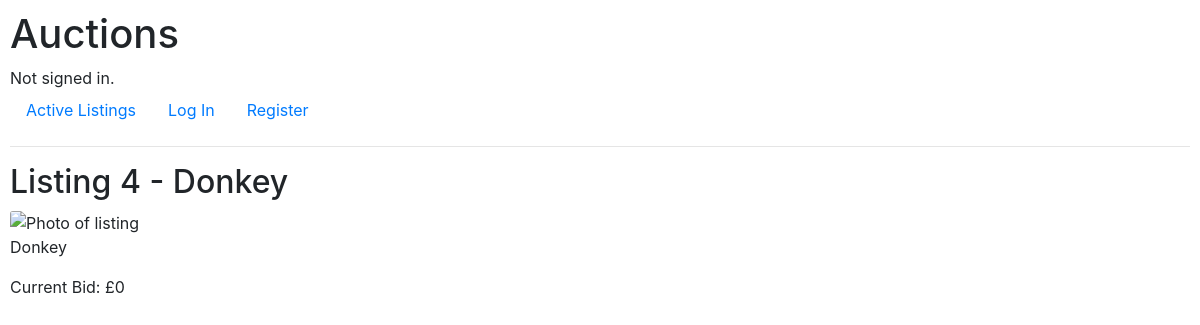
The app's page /listing/Donkey, older data.
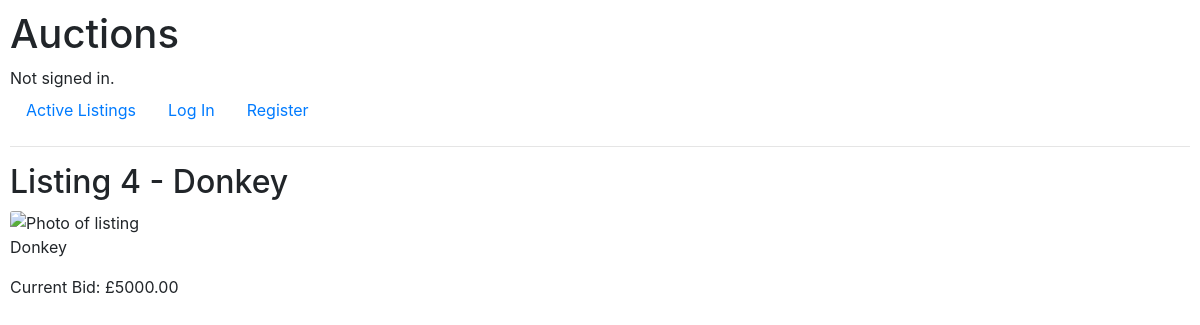
The same page, newer data.
### auctions/models.py (models this page shows, shortened)
class Auction_listing(models.Model):
    listing_title = models.CharField(max_length=64)
    description = models.CharField(max_length=128)
    image_url = models.URLField(max_length=200)
    seller = models.ForeignKey(User, on_delete=models.CASCADE, related_name="seller")

class Bid(models.Model):
    bid = models.DecimalField(default=0, max_digits=6, decimal_places=2)
    listing = models.ForeignKey(Auction_listing, on_delete=models.CASCADE, related_name="bids")
    bidder = models.ForeignKey(User, on_delete=models.CASCADE, related_name="bidder")

### auctions/views.py (the view, shortened to what this page needs)
# urls.py: path("listing/<str:listing>", views.listing, name="listing"),
def listing(request, listing):
    if request.method == "POST":
        listing = request.POST["post_listing_title"]
    listing_obj = Auction_listing.objects.filter(listing_title=listing).first()
    bid_obj = listing_obj.bids.order_by('-bid').first()
    max_bid = bid_obj.bid if bid_obj else None
    if not max_bid:
            max_bid = 0
    error = None
    return render(request, "auctions/listing.html", {
        "listing":listing_obj,
        "max_bid":max_bid,
        "error":error
    })

### auctions/templates/auctions/listing.html (shortened to what this page needs)
{% extends "auctions/layout.html" %}
{% block body %}
            <h2>Listing {{ listing.id }} - {{listing.listing_title}}</h2>
            <img class="card-img-top" src="{{ listing.image_url }}" alt="Photo of {{ listing.title }} listing" style="height: 10rem; width: auto;">
            <p class="card-text">{{ listing.description }}</p>
            {% if max_bid %}
                <p>Current Bid: £{{ max_bid }}</p>
            {% else %}
                <p>Current Bid: £0</p>
            {% endif %}
{% endblock %}

### auctions/templates/auctions/layout.html (shortened to what this page needs)
{% load static %}
<!DOCTYPE html>
<html lang="en">
    <head>
        <link rel="stylesheet" href="https://stackpath.bootstrapcdn.com/bootstrap/4.4.1/css/bootstrap.min.css">
        <link href="{% static 'auctions/styles.css' %}" rel="stylesheet">
    </head>
    <body>
        <h1>Auctions</h1>
        <div>
            {% if user.is_authenticated %}
                Signed in as <strong>{{ user.username }}</strong>.
            {% else %}
                Not signed in.
            {% endif %}
        </div>
        <ul class="nav">
            <li class="nav-item">
                <a class="nav-link" href="{% url 'index' %}">Active Listings</a>
            </li>
            {% if user.is_authenticated %}
                <li class="nav-item">
                    <a class="nav-link" href="{% url 'create_listing' %}">Create Listing</a>
                </li>
                <li class="nav-item">
                    <a class="nav-link" href="{% url 'watchlist' %}">Watchlist</a>
                </li>
                <li class="nav-item">
                    <a class="nav-link" href="{% url 'logout' %}">Log Out</a>
                </li>
            {% else %}
                <li class="nav-item">
                    <a class="nav-link" href="{% url 'login' %}">Log In</a>
                </li>
                <li class="nav-item">
                    <a class="nav-link" href="{% url 'register' %}">Register</a>
                </li>
            {% endif %}
        </ul>
        <hr>
        {% block body %}
        {% endblock %}
    </body>
</html>

### auctions/static/auctions/styles.css (style rules this page uses)
body { padding: 10px; }

Row changes from the older to the newer data that the page shows:
added Bid: bid "5000.00"
Text that changed along with them:
text no longer shown: "Current Bid: £0"
text now shown: "Current Bid: £"
